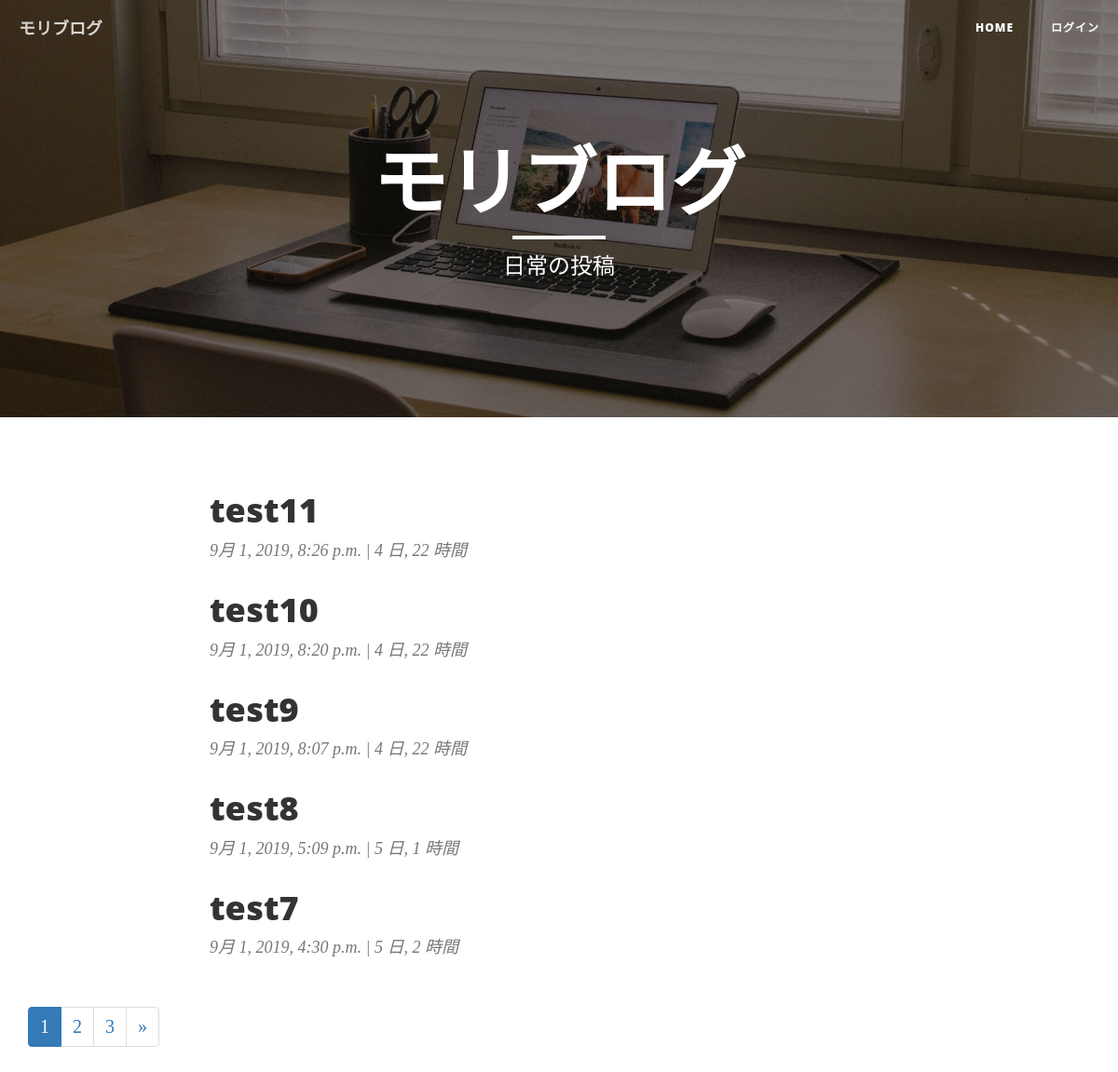
Before: / with the older database file.
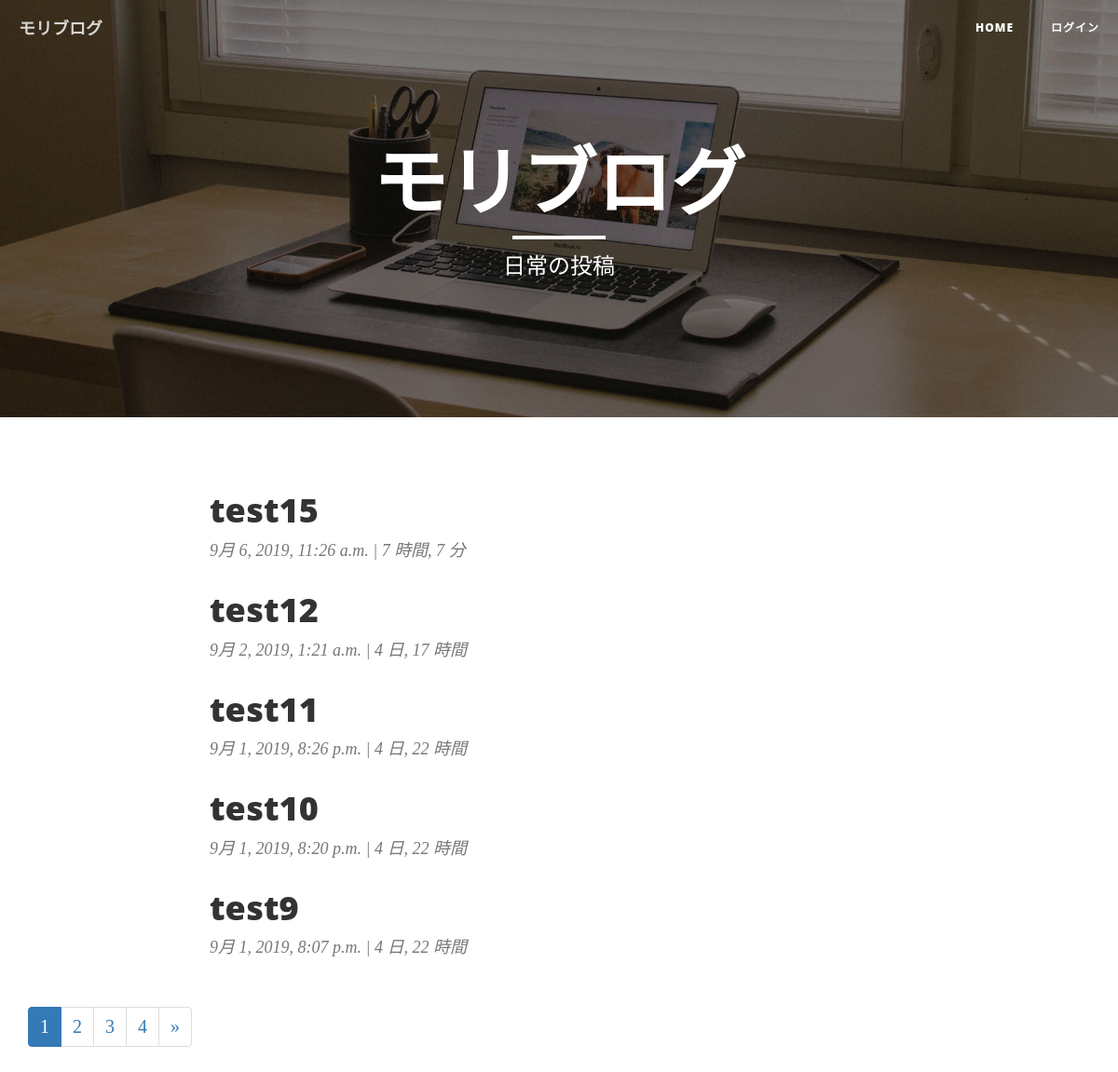
After: the same page with the newer database file.
### blog/models.py (models this page shows)
class Blog(models.Model):
  content = models.CharField(max_length=140)
  posted_date = models.DateTimeField(auto_now_add=True)
  class Meta:
    ordering = ['-posted_date']

### blog/views.py (the view)
# urls.py: path('', BlogListView.as_view(), name="index"),
class BlogListView(ListView):
    model = Blog
    paginate_by = 5
    context_object_name = "blogs"

### blog/templates/blog/blog_list.html (shortened to what this page needs)
{% extends "base.html" %}
{% block body %}
  <div class="row">
  <div class="col-lg-8 col-lg-offset-2 col-md-10 col-md-offset-1">
    {% for blog in blogs %}
      <div class="post-preview">
          <a href="{% url 'detail' blog.id %}">
              <h2 class="post-title">
                {{ blog.content }}
              </h2>
          </a>
          <p class="post-meta">{{ blog.posted_date }} | {{ blog.posted_date|timesince }}</p>
      </div>
    {% endfor %}
      </div>
   </div>
   <nav aria-label="Page navigation">
    <ul class="pagination">
      {% for page in paginator.page_range %}
      <li{% if page == page_obj.number %} class="active"{% endif %}>
      <a href="?page={{ page }}">{{ page }}</a></li>
      {% endfor %}
      {% if page_obj.has_next %}
      <li>
        <a href="?page={{ page_obj.next_page_number }}" aria-label="Next">
          <span aria-hidden="true">&raquo;</span>
        </a>
      </li>
      {% endif %}
    </ul>
  </nav>
  {% endblock %}

### blog/templates/base.html (shortened to what this page needs)
{% load static %}
<!DOCTYPE html>
<html lang="en">
<head>
    <link href="{% static 'vendor/bootstrap/css/bootstrap.min.css' %}" rel="stylesheet">
    <link href="{% static 'css/clean-blog.min.css' %}" rel="stylesheet">
</head>
<body>
    {% include 'navi.html' %}
    <header class="intro-header" style="background-image: url({% static 'img/home-bg.jpg'%})">
        <div class="container">
            <div class="row">
                <div class="col-lg-8 col-lg-offset-2 col-md-10 col-md-offset-1">
                    <div class="site-heading">
                        <h1>モリブログ</h1>
                        <hr class="small">
                        <span class="subheading">日常の投稿</span>
                    </div>
                </div>
            </div>
        </div>
    </header>
    <div class="container">
      {% block body %}{% endblock %}
    </div>
</body>
</html>

### blog/templates/navi.html (shortened to what this page needs)
    <nav class="navbar navbar-default navbar-custom navbar-fixed-top">
      <div class="container-fluid">
          <div class="navbar-header page-scroll">
              <a class="navbar-brand" href="{% url 'index' %}">モリブログ</a>
          </div>
          <div class="collapse navbar-collapse" id="bs-example-navbar-collapse-1">
              <ul class="nav navbar-nav navbar-right">
                  <li>
                      <a href="{% url 'index' %}">Home</a>
                  </li>
                  {% if user.is_authenticated %}
                  <li><a href="#">{{ user.username }}</a></li>
                  <li><a href="{% url 'logout' %}">ログアウト</a></li>
                     {% else %}
                  <li><a href="{% url 'login' %}?next={{ request.path }}">ログイン</a></li>
                  {% endif %}
              </ul>
          </div>
      </div>
  </nav>

Changed rows visible on the page:
no longer on this page (row unchanged): Blog: content "test8", posted_date "9月 1, 2019, 5:09 p.m.", posted_date "5 日, 1 時間"
no longer on this page (row unchanged): Blog: content "test7", posted_date "9月 1, 2019, 4:30 p.m.", posted_date "5 日, 2 時間"
added Blog: content "test15", posted_date "9月 6, 2019, 11:26 a.m.", posted_date "7 時間, 7 分"
added Blog: content "test12", posted_date "9月 2, 2019, 1:21 a.m.", posted_date "4 日, 17 時間"
Other visible differences:
new list line: "4"
